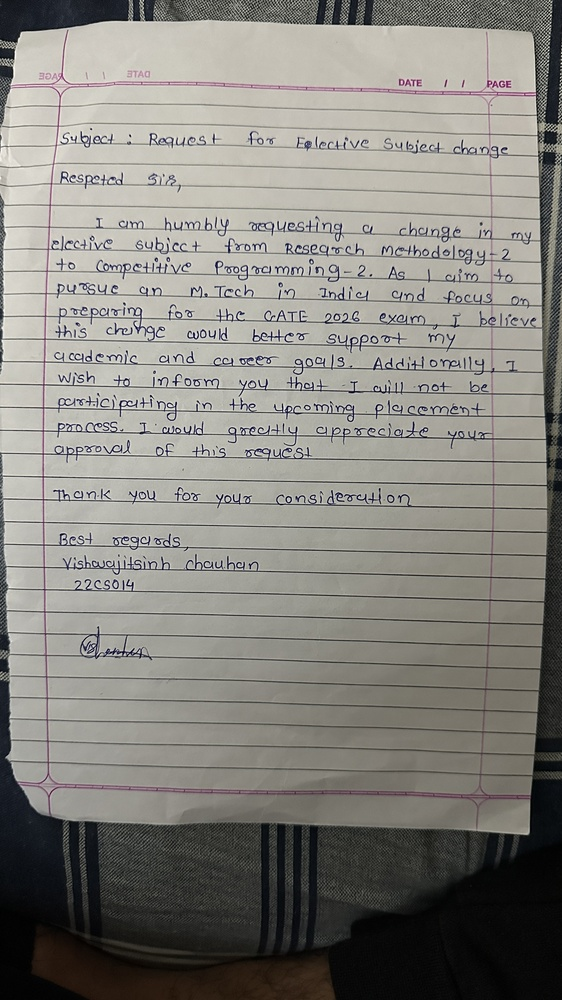
#> input picture Input Images/Sample Image.JPG, 562 x 1000 px, shrunk from 2268 x 4032 before the run; its folder holds only this picture in this run
$ python -i OCR_Processors.py   (imports and definitions only)
#> lines starting #> are read from the running program, lines starting #| are printed output that depends on the picture
import json
from typing import Dict, Any, List, Union
import os
import base64
import requests
from tqdm import tqdm
import concurrent.futures
from pathlib import Path
import cv2
from pdf2image import convert_from_path

class OCR_Processors:
    def __init__(self, model_name: str = "llama3.2-vision:11b",
                 base_url: str = "http://localhost:11434/api/generate",
                 max_workers: int = 1):

        self.model_name = model_name
        self.base_url = base_url
        self.max_workers = max_workers

    def _encode_image(self, image_path: str) -> str:
        """Convert image to base64 string"""
        with open(image_path, "rb") as image_file:
            return base64.b64encode(image_file.read()).decode("utf-8")

    def _preprocess_image(self, image_path: str) -> str:
        """
        Preprocess image before OCR:
        - Convert PDF to image if needed
        - Auto-rotate
        - Enhance contrast
        - Reduce noise
        """
#> called with image_path = '../../../Input Images/Sample Image.JPG'

        # Read image
        image = cv2.imread(image_path)
#> image is the input picture: shape (1000, 562, 3); mean B, G, R 127, 132.7, 134.7
        if image is None:
            raise ValueError(f"Could not read image at {image_path}")

        # Convert to grayscale
        gray = cv2.cvtColor(image, cv2.COLOR_BGR2GRAY)

        # Enhance contrast using CLAHE
        clahe = cv2.createCLAHE(clipLimit=2.0, tileGridSize=(8,8))
        enhanced = clahe.apply(gray)
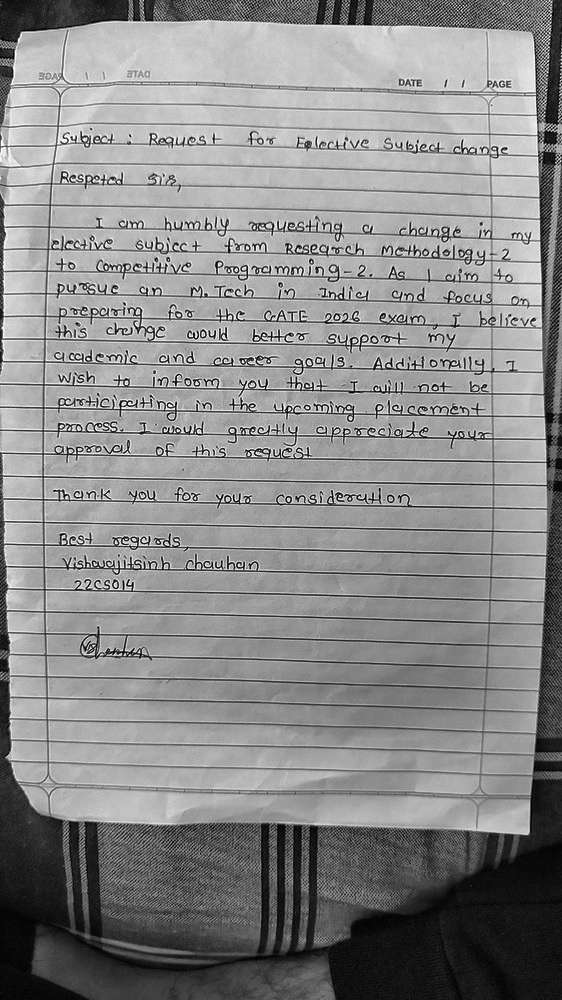
#> enhanced: shape (1000, 562); min 0, max 255, mean 137.6

        # Denoise
        denoised = cv2.fastNlMeansDenoising(enhanced)

        # Auto-rotate if needed
        # TODO: Implement rotation detection and correction

        # Save preprocessed image
        preprocessed_path = f"{image_path}_preprocessed.jpg"
        cv2.imwrite(preprocessed_path, denoised)

        return preprocessed_path

    def process_image(self, image_path: str, format_type: str = "darshdown", preprocess: bool = True) -> str:
        """
        Process an image and extract text in the specified format

        Args:
            image_path: Path to the image file
            format_type: One of ["markdown", "text", "json", "structured", "key_value"]
            preprocess: Whether to apply image preprocessing
        """
        try:
            if preprocess:
                image_path = self._preprocess_image(image_path)

            image_base64 = self._encode_image(image_path)

            # Clean up temporary files
            if image_path.endswith(('_preprocessed.jpg', '_temp.jpg')):
                os.remove(image_path)

            # Generic prompt templates for different formats
            prompts = {
                  "darshdown": """Extract the text only."""
            }

            # Get the appropriate prompt
            prompt = prompts.get(format_type, prompts["darshdown"])

            # Prepare the request payload
            payload = {
                "model": self.model_name,
                "prompt": prompt,
                "stream": False,
                "images": [image_base64]
            }

            # Make the API call to Ollama
#> (the run stopped early here; a loop or call above may not have finished)
